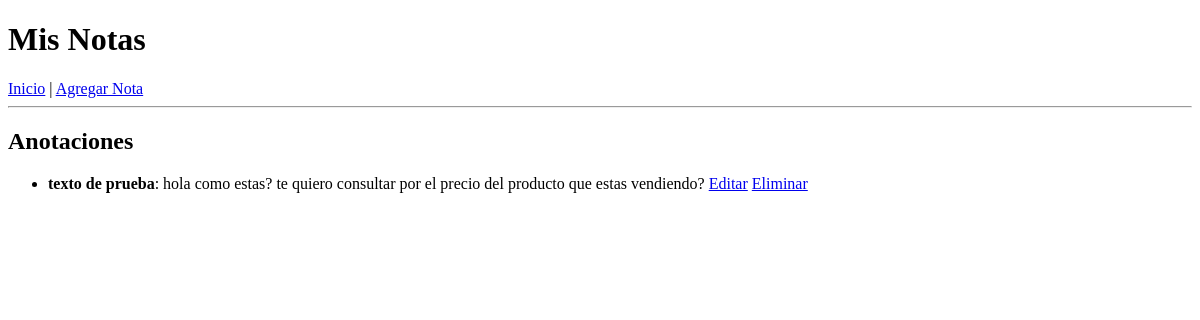
Before: / with the older database file.
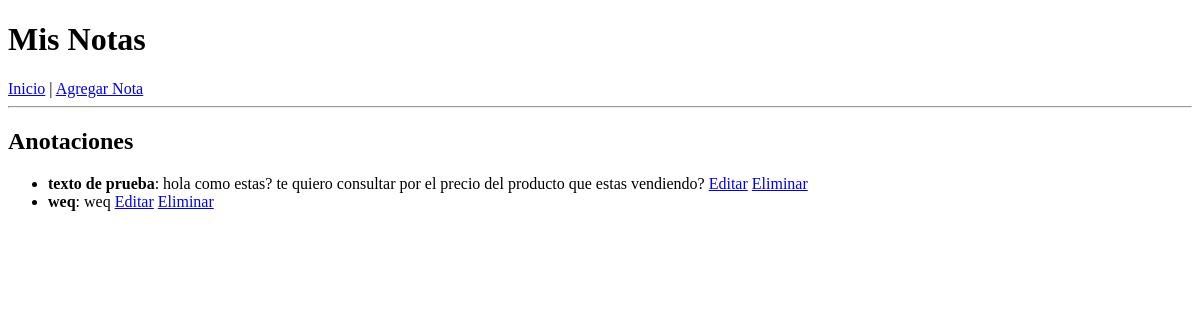
After: the same page with the newer database file.
### nota_app/models.py (models this page shows, shortened)
class Nota(models.Model):
    titulo = models.CharField(max_length=50)
    descripcion = models.TextField()

### nota_app/views.py (the view)
# urls.py: path('', views.lista_notas, name='lista_notas'),
def lista_notas(request):
    notas = Nota.objects.all()
    return render(request, 'nota_app/lista_notas.html', {'notas': notas} )

### nota_app/templates/nota_app/lista_notas.html (shortened to what this page needs)
{% extends 'nota_app/base.html' %}
{% block content %}
    <h2>Anotaciones</h2>
    <ul>
        {% for nota in notas %}
            <li>
                <strong>{{ nota.titulo }}</strong>: {{ nota.descripcion }}
                <a href="{% url 'editar_nota' nota.pk %}">Editar</a>
                <a href="{% url 'eliminar_nota' nota.id %}">Eliminar</a>
            </li>
        {% empty %}
            <li>No hay notas todavía</li>
        {% endfor %}
    </ul>
{% endblock %}

### nota_app/templates/nota_app/base.html (shortened to what this page needs)
<!DOCTYPE html>
<html lang="es">
<head>
</head>
<body>
    <h1>Mis Notas</h1>
    <nav>
        <a href="{% url 'lista_notas' %}">Inicio</a> |
        <a href="{% url 'crear_nota' %}">Agregar Nota</a>
    </nav>
    <hr>
    {% block content %}
    {% endblock %}
</body>
</html>

Changed rows visible on the page:
added Nota: titulo "weq", descripcion "weq"
